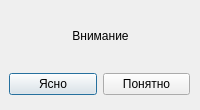
<?xml version="1.0" encoding="UTF-8"?>
<ui version="4.0">
 <class>Warning</class>
 <widget class="QDialog" name="Warning">
  <property name="geometry">
   <rect>
    <x>0</x>
    <y>0</y>
    <width>200</width>
    <height>110</height>
   </rect>
  </property>
  <property name="windowTitle">
   <string>Внимание!</string>
  </property>
  <widget class="QWidget" name="verticalLayoutWidget">
   <property name="geometry">
    <rect>
     <x>9</x>
     <y>69</y>
     <width>181</width>
     <height>31</height>
    </rect>
   </property>
   <layout class="QVBoxLayout" name="verticalLayout">
    <item>
     <layout class="QHBoxLayout" name="horizontalLayout">
      <item>
       <widget class="QPushButton" name="Button_2">
        <property name="text">
         <string>Ясно</string>
        </property>
       </widget>
      </item>
      <item>
       <widget class="QPushButton" name="button1">
        <property name="text">
         <string>Понятно</string>
        </property>
       </widget>
      </item>
     </layout>
    </item>
   </layout>
  </widget>
  <widget class="QWidget" name="verticalLayoutWidget_2">
   <property name="geometry">
    <rect>
     <x>10</x>
     <y>10</y>
     <width>181</width>
     <height>51</height>
    </rect>
   </property>
   <layout class="QVBoxLayout" name="verticalLayout_2">
    <item>
     <layout class="QHBoxLayout" name="horizontalLayout_2">
      <item>
       <widget class="QLabel" name="HelloMsg">
        <property name="text">
         <string>Внимание</string>
        </property>
        <property name="alignment">
         <set>Qt::AlignCenter</set>
        </property>
       </widget>
      </item>
     </layout>
    </item>
   </layout>
  </widget>
 </widget>
 <resources/>
 <connections/>
</ui>
